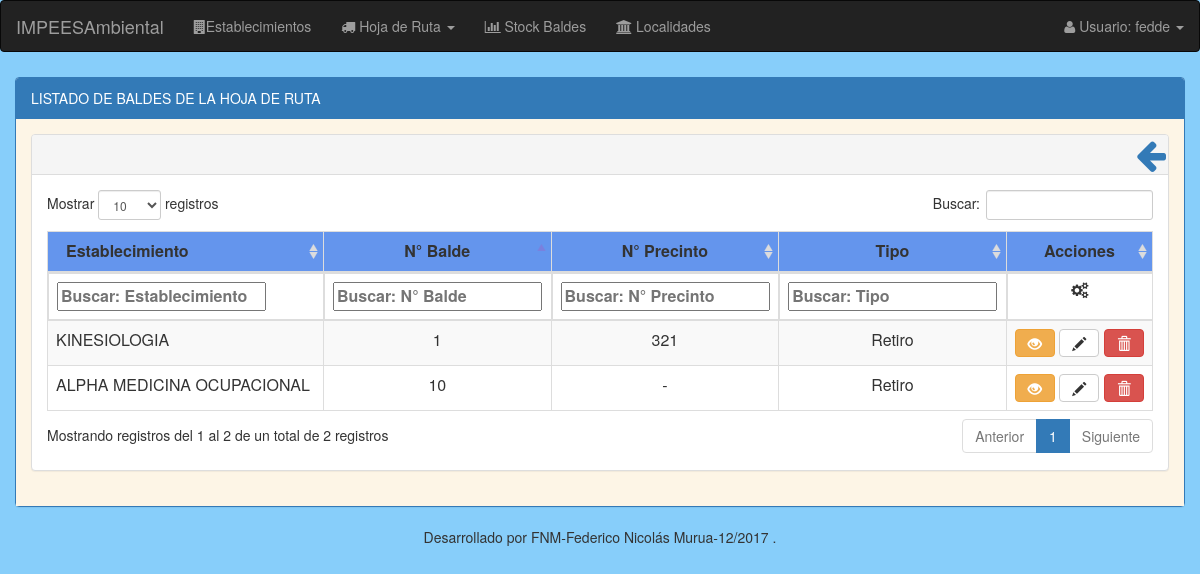
Page /hojas-de-Ruta/listado/hoja_de_ruta/2018/3/16/ (signed in) on the committed database.
### modulo_I/models.py (models this page shows, shortened)
class DetalleHojaRuta(models.Model):
    balde = models.ForeignKey('Balde') #balde_entrega
    nro_precinto = models.BigIntegerField(unique=True, blank=True, null=True)
    tipo = models.CharField(max_length=15, choices=Entrega_Retiro)
    registro_hoja_ruta = models.ForeignKey('RegistroHojaRuta')

class RegistroHojaRuta(models.Model):
    fecha_recorrido = models.DateField() #fecha del dia que se imprimió la hoja de ruta
    establecimiento_generador = models.ForeignKey('EstablecimientoGenerador')
    hora_llegada = models.CharField(max_length=5, blank=True, null=True)
    hora_salida = models.CharField(max_length=5, blank=True, null=True)
    class Meta:
        unique_together = ('fecha_recorrido', 'establecimiento_generador',)

class EstablecimientoGenerador(models.Model):
    nro_inscripcion = models.BigIntegerField(unique=True, blank=True, null=True, default=None) # N° inscripcion registro de generadores provincia del chubut
    activo = models.BooleanField(default=False)
    razon_social = models.CharField(max_length=50)
    direccion = models.CharField(max_length=100)
    tipo_actividad = MultiSelectField(choices=sorted(Actividades), blank=True, null=True)
    recoleccion = MultiSelectField(choices=Dias, blank=True, null=True)
    localidad = models.ForeignKey('Localidad', null=True, on_delete=models.SET_NULL)
    telefono = models.CharField(max_length=50, blank=True, null=True)
    email = models.CharField(max_length=200, blank=True, null=True)
    responsable_ambiental = models.CharField(max_length=50, blank=True, null=True)
    cuit = models.CharField(max_length=20, blank=True, null=True)
    recorrido = models.ForeignKey('Recorrido', blank=True, null=True, on_delete=models.SET_NULL)
    nro_parada = models.IntegerField(validators=[MinValueValidator(1)], blank=True, null=True)
    recorrido_extra = models.ForeignKey('Recorrido', blank=True, null=True, on_delete=models.SET_NULL, related_name="recorrido_extra")
    nro_parada_extra = models.IntegerField(validators=[MinValueValidator(1)], blank=True, null=True)
    def __str__(self):
        return "%s" % (self.razon_social)

class Balde(models.Model):
    nro_balde = models.CharField(max_length=15, unique=True)
    capacidad = models.CharField(max_length=5, choices=Capacidad_balde) # en dm3
    estado = models.CharField(max_length=15, choices=Estado, default='En Planta')
    establecimiento_generador = models.ForeignKey('EstablecimientoGenerador', blank=True, null=True, default=None)

### modulo_I/views.py (the view)
@login_required
def listado_baldes_utilizados(request, anio, mes, dia):
    fecha_recorrido = datetime.date(int(anio), int(mes), int(dia))
    listado_baldes = DetalleHojaRuta.objects.filter(registro_hoja_ruta__fecha_recorrido__year=int(anio), registro_hoja_ruta__fecha_recorrido__month=int(mes), registro_hoja_ruta__fecha_recorrido__day=int(dia))
    return render(request, 'registroHojaRuta/baldes_utilizados/baldeutilizado_listado.html', {'listado_baldes': listado_baldes})

### modulo_I/templates/registroHojaRuta/baldes_utilizados/baldeutilizado_listado.html (shortened to what this page needs)
{% extends "balde/balde_listado.html" %}
{% load staticfiles %}
{% block panel-heading %}
  LISTADO DE BALDES DE LA HOJA DE RUTA
{% endblock %}
{% block panel-heading-tabla %}
  <div style="padding-top:0.3%; padding-left:0.1%;">
    <a href="{% url 'registroHojaRuta:listado_general' %}" data-toggle="tooltip" title="Volver"><i class="fa fa-arrow-left pull-right" style="font-size: 35px;padding-right:2px;"></i></a>
  </div>
{% endblock %}
{% block thead-tabla %}
  <thead>
  <tr style="background:#6495ED;">
      <th width="25%">Establecimiento</th>
      <th style="text-align: center;">N° Balde</th>
      <th style="text-align: center;">N° Precinto</th>
      <th style="text-align: center;">Tipo</th>
      <th style="text-align: center;">Acciones</th>
  </tr>
  </thead>
{% endblock %}
{% block tfoot-tabla %}
  <tfoot>
     <tr>
       <th>Establecimiento</th>
       <th>N° Balde</th>
       <th>N° Precinto</th>
       <th>Tipo</th>
       <th style="text-align: center;"><i class="fa fa-cogs"></i></th>
    </tr>
  </tfoot>
{% endblock %}
{% block tbody-tabla %}
<tbody>
  {% for balde in listado_baldes %}
      <tr>
        <td>{{ balde.registro_hoja_ruta.establecimiento_generador}}</td>
        <td style="text-align: center;">{{ balde.balde.nro_balde }}</td>
        {% if balde.nro_precinto %}
          <td style="text-align: center;">{{ balde.nro_precinto}}</td>
        {% else %}
          <td style="text-align: center;">-</td>
        {% endif %}
        <td style="text-align: center;">{{ balde.tipo}}</td>
        <td align="center">
            <a class="btn btn-warning" data-toggle="tooltip" title="Detalles" href="{% url 'registroHojaRuta:detalle_balde_utilizado' id_balde=balde.id %}"><em class="glyphicon glyphicon-eye-open"></em></a>
            <a class="btn btn-default" data-toggle="tooltip" title="Modificar" href="{% url 'registroHojaRuta:modif_balde_utilizado' id_balde=balde.balde.id id_hoja=balde.registro_hoja_ruta.id %}"><em class="glyphicon glyphicon-pencil"></em></a>
            <a id="nro_balde"class="btn btn-danger btn-baja"  data-baldenro="{{balde.id}}" data-toggle="modal" data-target="#modal_baja" title="Eliminar"><em class="glyphicon glyphicon-trash"></em></a>
        </td>
      </tr>
    {% endfor %}
  </tbody>
{% endblock %}

### templates/base/nav.html (shortened to what this page needs)
<nav class="navbar navbar-inverse">
  <div class="container-fluid">
    <div class="navbar-header">
      <a class="navbar-brand" href="#" >IMPEESAmbiental</a>
    </div>
    <ul class="nav navbar-nav">
      <li><a href="{% url 'generadores:listado_generadores' %}"><i class="fa fa-building"></i>Establecimientos</a><li>
      <li class="dropdown"><a class="dropdown-toggle" data-toggle="dropdown" href="#"><i class="fa fa-truck"></i> Hoja de Ruta <span class="caret"></span></a>
      </li>
      <li><a href="{% url 'baldes:listado_baldes' %}"><i class="fa fa-bar-chart-o"></i> Stock Baldes</a><li>
      <li><a href="{% url 'localidades:listado_localidades' %}"><i class="fa fa-institution"></i> Localidades</a><li>
    </ul>
    <ul class="nav navbar-nav navbar-right">
      <li class="dropdown"><a class="dropdown-toggle" data-toggle="dropdown" href="#"><i class="fa fa-user"></i> Usuario: {{user.get_username}} <span class="caret"></span></a>
      </li>
    </ul>
  </div>
</nav>

### estaticos/css/filtro_upHeader_tabla.css (style rules this page uses)
tfoot { display: table-header-group; }

### rows in the picture
DetalleHojaRuta: registro_hoja_ruta.establecimiento_generador "ALPHA MEDICINA OCUPACIONAL", balde.nro_balde "10", tipo "Retiro"
DetalleHojaRuta: registro_hoja_ruta.establecimiento_generador "KINESIOLOGIA", balde.nro_balde "1", nro_precinto "321", tipo "Retiro"

### other values in the picture
{{ user.get_username }} "fedde"
